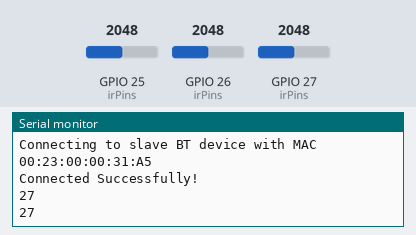
Simulated run of this sketch. Board: ESP32. On the bench: the last lines printed to the serial monitor. The test bench sets the inputs (shaded band); at power-on: GPIO 27 (irPins) = 2048, GPIO 26 (irPins) = 2048, GPIO 25 (irPins) = 2048. Nothing arrives over Bluetooth unless stated.

Above: at 1.8 s.
1.9 s: GPIO 27 (irPins) set to 3443
At 3.3 s:
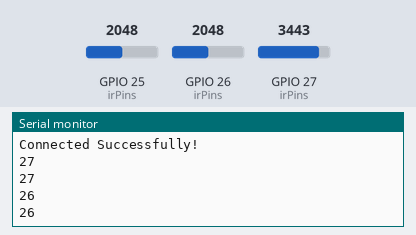
3.4 s: GPIO 26 (irPins) set to 3443
At 5.1 s:
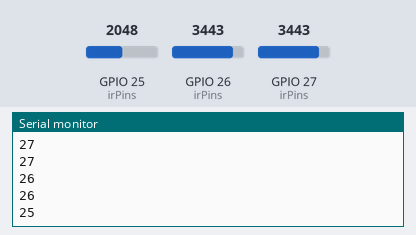
Timing chart, 0 to 6.6 s (numbered marks = the images above; inputs shaded):
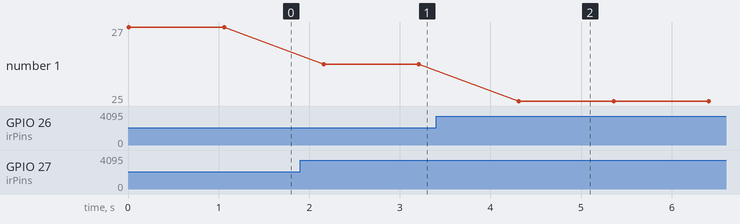

The sketch:

esp32_test_2.ino
```cpp
#include "BluetoothSerial.h"

//#define USE_NAME  // Comment this to use MAC address instead of a slaveName

//and other pins

// Check if Bluetooth is available
#if !defined(CONFIG_BT_ENABLED) || !defined(CONFIG_BLUEDROID_ENABLED)
#error Bluetooth is not enabled! Please run `make menuconfig` to and enable it
#endif

// Check Serial Port Profile
#if !defined(CONFIG_BT_SPP_ENABLED)
#error Serial Port Profile for Bluetooth is not available or not enabled. It is only available for the ESP32 chip.
#endif
BluetoothSerial SerialBT;

#ifdef USE_NAME
String slaveName = "BT_SLAVE";  // Change this to reflect the real name of your slave BT device
#else
String MACadd = "00:23:00:00:31:A5";                        // This only for printing
uint8_t address[6] = {0x00, 0x23, 0x00, 0x00, 0x31, 0xA5};  // Change this to reflect real MAC address of your slave BT device
#endif

String myName = "ESP32-BT-Master";

const int irPins[] = {27, 26, 25, 33};
const int numSensors = sizeof(irPins)/sizeof(irPins[0]);

void setup() {
  bool connected;
  Serial.begin(115200);
  const char *pin = "1234";
  SerialBT.setPin(pin, 4);
  SerialBT.begin(myName, true);
  Serial.printf("The device \"%s\" started in master mode, make sure slave BT device is on!\n", myName.c_str());

#ifdef USE_NAME
  //connected = SerialBT.connect(slaveName);
  connected = SerialBT.connect(address, 1, ESP_SPP_SEC_ENCRYPT|ESP_SPP_SEC_AUTHENTICATE, ESP_SPP_ROLE_MASTER);
  Serial.printf("Connecting to slave BT device named \"%s\"\n", slaveName.c_str());
#else
  //connected = SerialBT.connect(address, 1, ESP_SPP_SEC_ENCRYPT|ESP_SPP_SEC_AUTHENTICATE, ESP_SPP_ROLE_MASTER);
  connected = SerialBT.connect(address);
  Serial.print("Connecting to slave BT device with MAC ");
  Serial.println(MACadd);
#endif

  if (connected) {
    Serial.println("Connected Successfully!");
  } else {
    //while (!SerialBT.connected(10000)) {
      Serial.println("Failed to connect. Make sure remote device is available and in range, then restart app.");
    //}
  }
//  if (SerialBT.disconnect())
//  SerialBT.connect();
//  if (connected) {}

//  for(int i=0; i<numSensors;i++){
//    pinMode(irPins[i], INPUT);
//    Serial.print(irPins[i]);
//    Serial.println(" started");
//  }
}

boolean hasIR = false;
int currIR = -1;
float signalIR = 0.0;
const float threshold = 3403;
int mypin = 32;
void loop() {

  for (int i = 0; i < numSensors; i++) {
    mypin = irPins[i];
    signalIR = analogRead(mypin);
    if(signalIR < threshold){
    //check for beams
      hasIR=true;
      currIR = mypin;
      Serial.println(currIR);
      SerialBT.println((int)currIR); // Send as integer explicitly
      delay(1000);
      break;
    }
  }

   //beam broken
  if (currIR != -1 && analogRead(currIR) >= threshold && hasIR) {
    hasIR = false;
    currIR = -1;
    SerialBT.println(currIR);
  }

  if(!hasIR){
    delay(50);
  }

  delay(50);
}
```

Measured:
- after the input at 1.9 s, the serial monitor: prints a new line after 0.26 s (image 1)
- after the input at 3.4 s, the serial monitor: prints a new line after 0.91 s (image 2)
- plotted number 1: 27 → 26 after the input at 1.9 s, 26 → 25 after the input at 3.4 s
